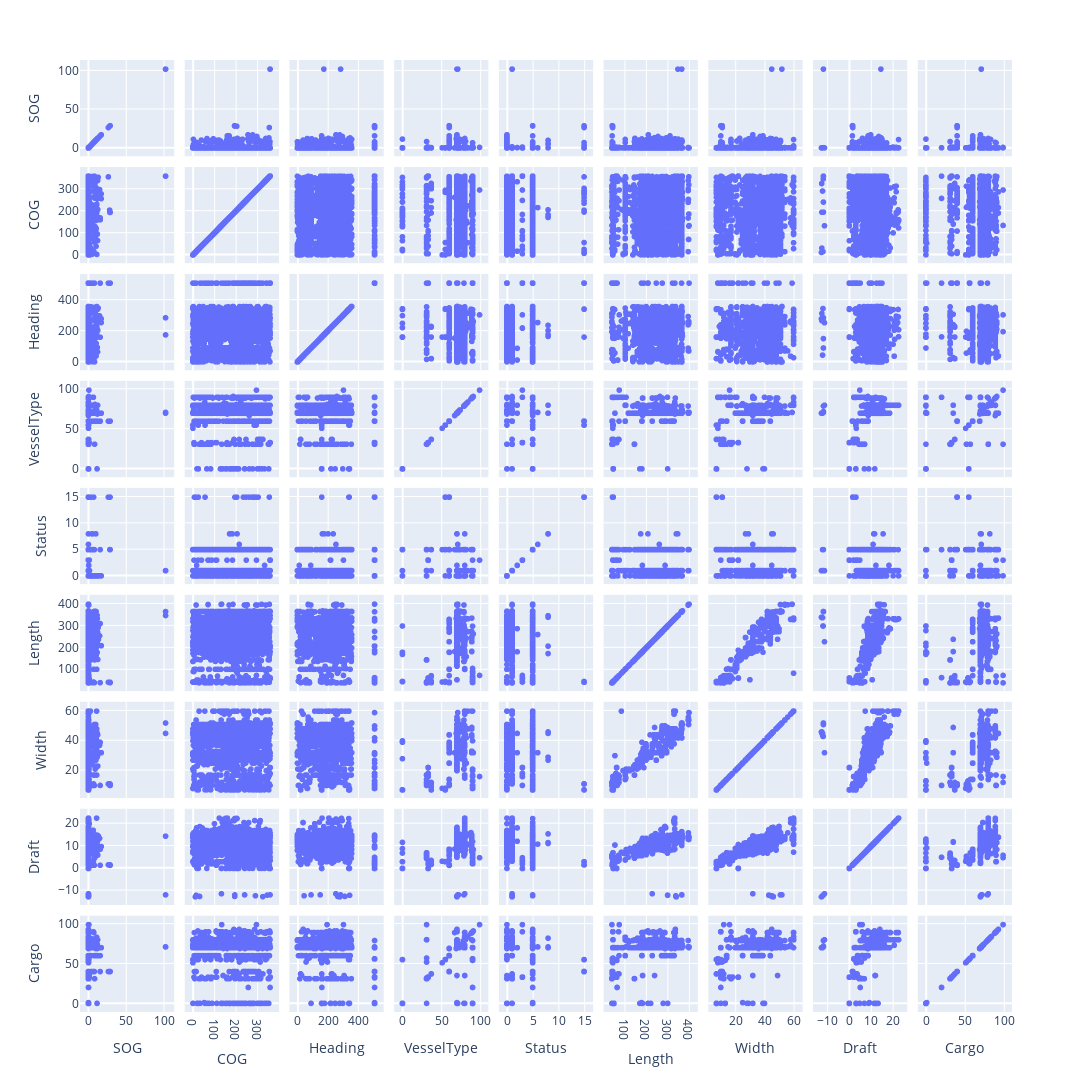

Write notebook code for a chart like this one.
### Code cell
import plotly.express as px
fig = px.scatter_matrix(working_area3, width=1200, height=1600)
fig.show()

### Figure 1 — Plotly figure (JSON) as saved in the notebook; plotly's stock layout.template omitted (floating-point values rounded to 4 significant figures; data arrays with more than 128 entries replaced by an {"elided": "..."} marker saying what was removed)
{"data": [{"dimensions": [{"axis": {"matches": true}, "label": "SOG", "values": {"elided": "2801 float values"}}, {"axis": {"matches": true}, "label": "COG", "values": {"elided": "2801 float values"}}, {"axis": {"matches": true}, "label": "Heading", "values": {"elided": "2801 int values"}}, {"axis": {"matches": true}, "label": "VesselType", "values": {"elided": "2801 int values"}}, {"axis": {"matches": true}, "label": "Status", "values": {"elided": "2801 int values"}}, {"axis": {"matches": true}, "label": "Length", "values": {"elided": "2801 int values"}}, {"axis": {"matches": true}, "label": "Width", "values": {"elided": "2801 int values"}}, {"axis": {"matches": true}, "label": "Draft", "values": {"elided": "2801 float values"}}, {"axis": {"matches": true}, "label": "Cargo", "values": {"elided": "2801 int values"}}], "hovertemplate": "%{xaxis.title.text}=%{x}<br>%{yaxis.title.text}=%{y}<extra></extra>", "legendgroup": "", "marker": {"color": "#636efa", "symbol": "circle"}, "name": "", "showlegend": false, "type": "splom"}], "layout": {"dragmode": "select", "height": 1600, "legend": {"tracegroupgap": 0}, "margin": {"t": 60}, "width": 1200}}
